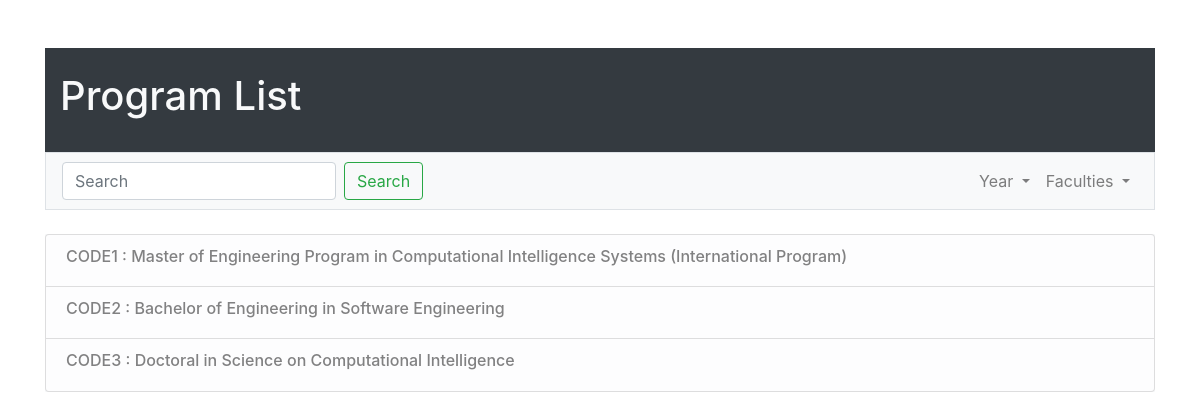
The page / on the database its author committed.
### study_program/models.py (models this page shows, shortened)
class StudyProgram(models.Model):
    code = models.CharField(max_length=200)
    name = models.CharField(max_length=200)
    status_choices = (
        ('ACTIVE', 'ACTIVE'),
        ('GOING TO CLOSE', 'GOING TO CLOSE'),
        ('NOT ACTIVE', 'NOT ACTIVE'),
    )
    program_status = models.CharField(max_length=200, choices=status_choices )
    degree_and_major = models.CharField(max_length=400)
    collaboration_choices = (
        ('Program issued specifically by KMITL', 'Program issued specifically by KMITL'),
        ('Program supported by other institutes', 'Program supported by other institutes'),
        ('Collaborated program with other institutes', 'Collaborated program with other institutes'),
    )
    collaboration_with_other_institues = models.TextField(max_length=400, choices = collaboration_choices)
    pdf_docs = models.FileField(upload_to='study_program_details/')

### study_program/views.py (the view)
# urls.py: path('', views.all_programs, name='all_programs'),
def all_programs(request):
    programs = StudyProgram.objects
    return render(request, 'study_program/all_program.html', {'programs': programs})

### study_program/templates/study_program/all_program.html (shortened to what this page needs)
<head>
        <link rel="stylesheet" href="https://stackpath.bootstrapcdn.com/bootstrap/4.1.3/css/bootstrap.min.css">
</head>
<div class="container">
        <br/>
        <br/>
        <div class="container border-dark bg-dark text-light">
            <br/>
            <h1>Program List</h1>
            <br/>
        </div>
        <nav class="navbar navbar-expand-lg navbar-light bg-light border" name="TOP NAVBAR">
            <div class="collapse navbar-collapse" id="navbarSupportedContent">
                <form class="form-inline my-2 my-lg-0">
                    <input class="form-control mr-sm-2" type="search" placeholder="Search" aria-label="Search">
                    <button class="btn btn-outline-success my-2 my-sm-0" type="submit">Search</button>
                </form>
                <ul class="navbar-nav ml-auto">
                    <li class="nav-item dropdown">
                        <a class="nav-link dropdown-toggle" href="#" id="navbarDropdown" role="button" data-toggle="dropdown" aria-haspopup="true" aria-expanded="false">
                            Year
                        </a>
                    </li>
                    <li class="nav-item dropdown">
                        <a class="nav-link dropdown-toggle" href="#" id="navbarDropdown" role="button" data-toggle="dropdown" aria-haspopup="true" aria-expanded="false">
                        Faculties
                        </a>
                    </li>
                </ul>
            </div>
        </nav>
        <br/>
        <div class=bg-light>
            <ul class="list-group">
                {% for program in programs.all %}
                    <a class="list-group-item list-group-item-light" href = "{% url 'program_detail' program.id %}"><h6>{{ program.code}} : {{ program.name }}</h6></a>
                {% endfor %}
            </ul>
        </div>
</div>

### rows shown on the page
StudyProgram: code "CODE1", name "Master of Engineering Program in Computational Intelligence Systems (International Program)"
StudyProgram: code "CODE2", name "Bachelor of Engineering in Software Engineering"
StudyProgram: code "CODE3", name "Doctoral in Science on Computational Intelligence"
